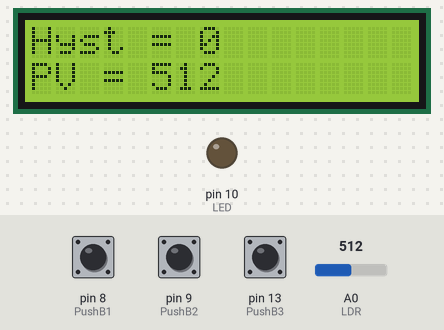
Simulated run of this sketch. Board: Arduino Uno, built with avr-gcc and run on an emulated ATmega328P. Shown: 16×2 character LCD, output pins drawn as LEDs (lit = HIGH). The test bench sets the inputs (shaded band); at power-on: pin 13 (PushB3) HIGH, A0 (LDR) = 512, pin 8 (PushB1) HIGH, pin 9 (PushB2) HIGH. What the sketch prints to the serial monitor is not drawn.

Above: at 1.2 s.
1.3 s: pin 13 (PushB3) pulled LOW for 0.15 s
At 1.7 s:
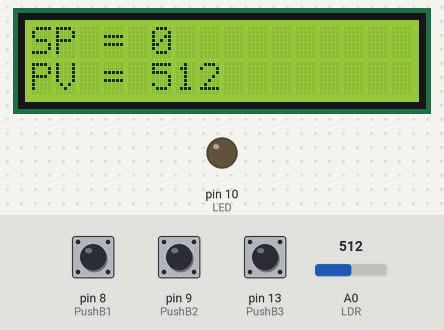
2.9 s: A0 (LDR) set to 11
At 4.1 s:
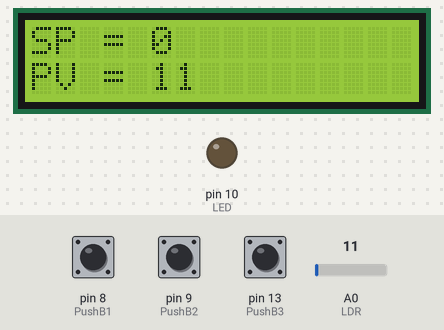
4.4 s: A0 (LDR) set to 8
At 5.1 s:
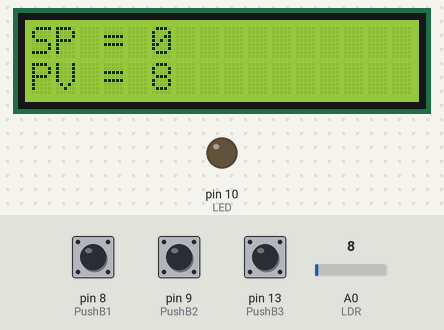
5.9 s: pin 8 (PushB1) pulled LOW for 0.15 s
At 6.3 s:
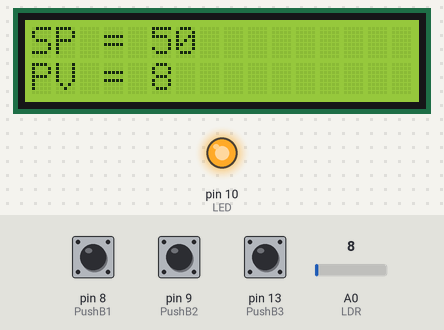
7.5 s: pin 13 (PushB3) pulled LOW for 1 s
At 8.6 s:
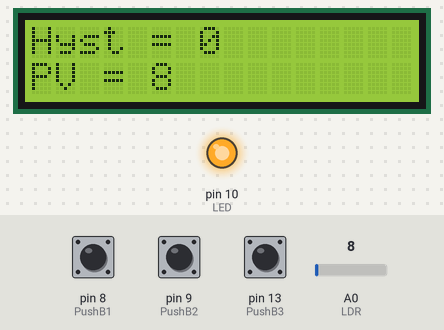
10.0 s: pin 9 (PushB2) pulled LOW for 0.15 s
At 10.7 s:
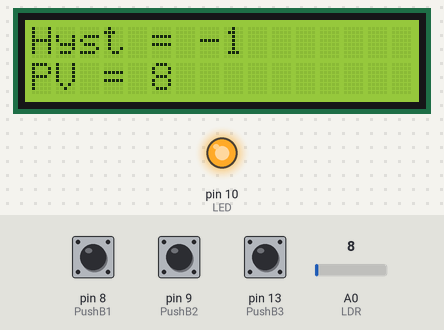
Timing chart, 0 to 12.6 s (numbered marks = the images above; inputs shaded):
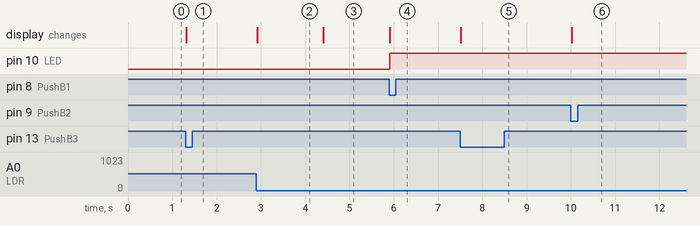

Measured:
- after the input at 1.3 s, the display: changes at once (image 1)
- after the input at 2.9 s, the display: changes at once (image 2)
- after the input at 4.4 s, the display: changes at once (image 3)
- after the input at 5.9 s, pin 10 (LED): LOW → HIGH at once; the display: changes at once (image 4)
- after the input at 7.5 s, the display: changes at once (image 5)
- after the input at 10.0 s, the display: changes at once (image 6)

The sketch:

ON_OFF.ino
```cpp
#include <LiquidCrystal.h>

int PV;
int CO;
int SetP = 0;
int Hys = 0;
int ScreenNumber;

/*INPUT/Button settings*/
const int PushB1 = 8;
const int PushB2 = 9;
const int PushB3 = 13;

int LastState1;
int LastState2;
int LastState3;

int CurrentState1;
int CurrentState2;
int CurrentState3;

/*OUTPUT settings*/
int LED = 10;
int LDR = A0;

/*LCD settings*/
LiquidCrystal lcd(12, 11, 5, 4, 3, 2);

void setup() {
  // put your setup code here, to run once:
Serial.begin(9600);
lcd.begin(16,2);
pinMode(PushB1, INPUT_PULLUP);
pinMode(PushB2, INPUT_PULLUP);
pinMode(PushB3, INPUT_PULLUP);
pinMode(LED, OUTPUT);
}

void loop() {
  // put your main code here, to run repeatedly:

PV = analogRead(LDR);

/*HYSTERISIS SETTINGS*/
if(PV <= SetP-Hys){
    CO = 255;
  //analogWrite(LED, CO);
}
  if(PV >= SetP+Hys){
    CO = 0;
 // analogWrite(LED, CO);
}
analogWrite(LED, CO);
/*CAP*/
if (SetP>1023){
  SetP = 1023;

}
if (SetP<0){
   SetP = 0;
}


/*PUSH BUTTON UP SETTINGS*/

LastState1 = CurrentState1;
CurrentState1 = digitalRead(PushB1);
 if(LastState1 == 1 && CurrentState1 == 0){
   if(ScreenNumber == 1){
    SetP = SetP + 50;
   }
   if(ScreenNumber == 0){
    Hys++;
   }
 }

/*PUSH BUTTON DOWN SETTINGS*/

LastState2 = CurrentState2;
CurrentState2 = digitalRead(PushB2);
 if(LastState2 == 1 && CurrentState2 == 0){
   if(ScreenNumber == 1){
    SetP = SetP - 50;
   }
   if(ScreenNumber == 0){
    Hys--;
   }
 }

/*PUSH BUTTON CHANGE PAGE SETTINGS*/

LastState3 = CurrentState3;
CurrentState3 = digitalRead(PushB3);
 if(LastState3 == 1 && CurrentState3 == 0){
  ScreenNumber = ScreenNumber + 1;
  if(ScreenNumber > 1){
    ScreenNumber = 0;
  }
 }


  switch(ScreenNumber){
    case 0:
  lcd.setCursor(0, 1);
  lcd.print("PV = ");
  lcd.print(PV);
  lcd.print(" ");
  lcd.setCursor(0, 0);
  lcd.print("Hyst = ");
  lcd.print(Hys);
  lcd.print(" ");
    break;
    case 1:
  lcd.setCursor(0, 1);
  lcd.print("PV = ");
  lcd.print(PV);
  lcd.print("    ");
  lcd.setCursor(0, 0);
  lcd.print("SP = ");
  lcd.print(SetP);
  lcd.print("    ");
  default:
  break;
  }
int PVdisplay = map(PV, 0, 1023, 0, 255);
Serial.print(SetP);
Serial.print("\t");
Serial.print(Hys);
Serial.print("\t");
Serial.println(PV);
}
```
